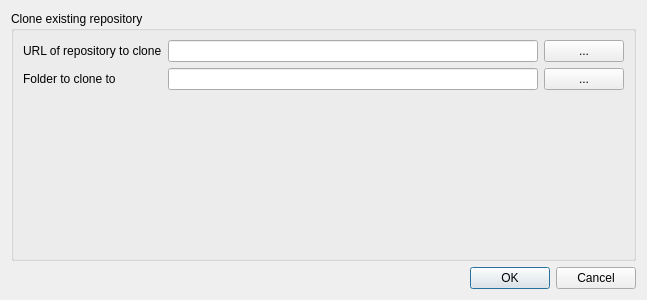
<?xml version="1.0" encoding="UTF-8"?>
<ui version="4.0">
 <class>Dialog</class>
 <widget class="QDialog" name="Dialog">
  <property name="geometry">
   <rect>
    <x>0</x>
    <y>0</y>
    <width>647</width>
    <height>300</height>
   </rect>
  </property>
  <property name="windowTitle">
   <string>Clone</string>
  </property>
  <layout class="QVBoxLayout" name="verticalLayout_2">
   <item>
    <widget class="QGroupBox" name="groupBox">
     <property name="title">
      <string>Clone existing repository</string>
     </property>
     <layout class="QVBoxLayout" name="verticalLayout">
      <item>
       <layout class="QGridLayout" name="gridLayout">
        <item row="0" column="1">
         <widget class="QLineEdit" name="txtSrc"/>
        </item>
        <item row="1" column="2">
         <widget class="QPushButton" name="btnBrowseDst">
          <property name="text">
           <string>...</string>
          </property>
         </widget>
        </item>
        <item row="0" column="2">
         <widget class="QPushButton" name="btnBrowseSrc">
          <property name="text">
           <string>...</string>
          </property>
         </widget>
        </item>
        <item row="1" column="1">
         <widget class="QLineEdit" name="txtDst"/>
        </item>
        <item row="0" column="0">
         <widget class="QLabel" name="label">
          <property name="text">
           <string>URL of repository to clone</string>
          </property>
         </widget>
        </item>
        <item row="1" column="0">
         <widget class="QLabel" name="label_2">
          <property name="text">
           <string>Folder to clone to</string>
          </property>
         </widget>
        </item>
       </layout>
      </item>
      <item>
       <spacer name="verticalSpacer">
        <property name="orientation">
         <enum>Qt::Vertical</enum>
        </property>
        <property name="sizeHint" stdset="0">
         <size>
          <width>20</width>
          <height>40</height>
         </size>
        </property>
       </spacer>
      </item>
     </layout>
    </widget>
   </item>
   <item>
    <widget class="QDialogButtonBox" name="buttonBox">
     <property name="orientation">
      <enum>Qt::Horizontal</enum>
     </property>
     <property name="standardButtons">
      <set>QDialogButtonBox::Cancel|QDialogButtonBox::Ok</set>
     </property>
    </widget>
   </item>
  </layout>
 </widget>
 <resources/>
 <connections/>
</ui>
